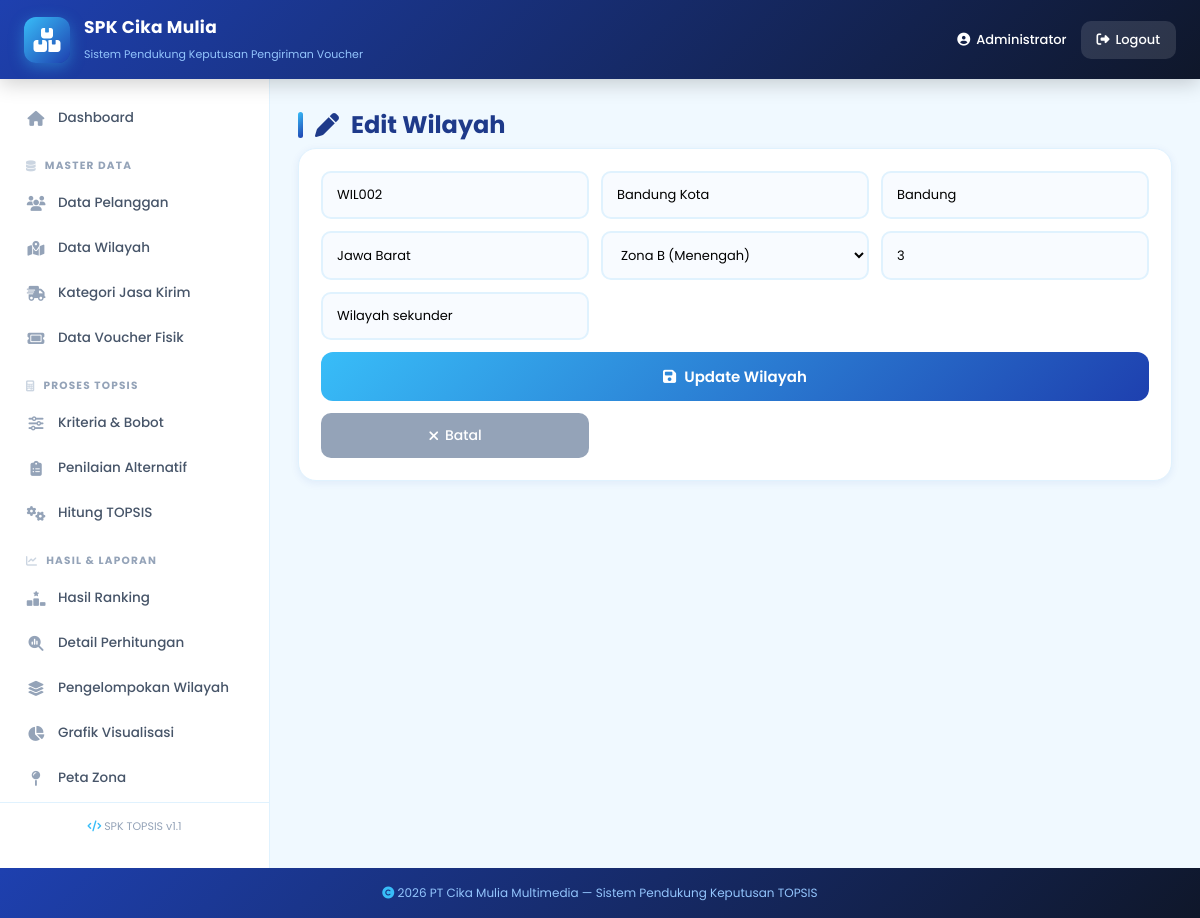
/pages/edit_wilayah.php?id=2 (signed in), run on the app's committed database.
### tables this page shows
CREATE TABLE wilayah (
    id INT AUTO_INCREMENT PRIMARY KEY,
    kode_wilayah VARCHAR(20) UNIQUE,
    nama_wilayah VARCHAR(100) NOT NULL,
    kota VARCHAR(50),
    provinsi VARCHAR(50),
    zona ENUM('Zona A (Prioritas)','Zona B (Menengah)','Zona C (Reguler)') DEFAULT 'Zona C (Reguler)',
    estimasi_hari INT DEFAULT 3,
    keterangan TEXT,
    created_at TIMESTAMP DEFAULT CURRENT_TIMESTAMP
);

### pages/edit_wilayah.php (the view, shortened to what this page needs)
<?php
include '../config/koneksi.php';
$id = intval($_GET['id'] ?? 0);
$d  = mysqli_fetch_assoc(mysqli_query($koneksi, "SELECT * FROM wilayah WHERE id = $id"));
include '../templates/header.php';
?>
<div class="layout">
  <?php include '../templates/sidebar.php'; ?>
  <main class="content">
    <h2 class="page-title"><i class="fas fa-pen"></i> Edit Wilayah</h2>
    <div class="form-card">
      <form action="../proses/update_wilayah.php" method="POST" class="form-grid">
        <input type="text" name="kode_wilayah" value="<?= $d['kode_wilayah'] ?>" required>
        <input type="text" name="nama_wilayah" value="<?= $d['nama_wilayah'] ?>" required>
        <input type="text" name="kota" value="<?= $d['kota'] ?>" required>
        <input type="text" name="provinsi" value="<?= $d['provinsi'] ?>" required>
        <select name="zona" required>
          <option value="Zona B (Menengah)" <?= $d['zona']=='Zona B (Menengah)'?'selected':'' ?>>Zona B (Menengah)</option>
        </select>
        <input type="number" name="estimasi_hari" value="<?= $d['estimasi_hari'] ?>" required>
        <input type="text" name="keterangan" value="<?= $d['keterangan'] ?>">
        <button class="btn-primary" type="submit">
          <i class="fas fa-save"></i> Update Wilayah
        </button>
        <a href="wilayah.php" class="btn-secondary">
          <i class="fas fa-xmark"></i> Batal
        </a>
      </form>
    </div>
  </main>
</div>
<?php include '../templates/footer.php'; ?>

### assets/css/style.css (style rules this page uses)
* { margin: 0; padding: 0; box-sizing: border-box; font-family: 'Poppins', 'Segoe UI', sans-serif; }
:root { --biru-muda: #e0f2fe; --biru-sky: #38bdf8; --biru-mid: #0ea5e9; --biru-tua: #1e40af; --biru-navy: #1e3a8a; --grad-1: linear-gradient(135deg, #38bdf8 0%, #1e40af 100%); --grad-2: linear-gradient(135deg, #bae6fd 0%, #38bdf8 100%); --grad-3: linear-gradient(135deg, #1e40af 0%, #0f172a 100%); --grad-4: linear-gradient(135deg, #0ea5e9 0%, #0284c7 100%); --shadow-sm: 0 2px 8px rgba(30, 64, 175, 0.08); --shadow: 0 4px 15px rgba(30, 64, 175, 0.15); --shadow-lg: 0 10px 30px rgba(30, 64, 175, 0.2); }
body { background: #f0f9ff; color: #1e293b; min-height: 100vh; }
.btn-primary { width: 100%; padding: 13px; border: none; border-radius: 12px; background: var(--grad-1); color: #fff; font-weight: 600; font-size: 15px; cursor: pointer; transition: .3s; display: flex; align-items: center; justify-content: center; gap: 8px; font-family: inherit; }
.layout { display: flex; min-height: calc(100vh - 74px); }
.content { flex: 1; padding: 28px; overflow-x: auto; }
.page-title { font-size: 24px; color: var(--biru-navy); margin-bottom: 6px; font-weight: 700; display: flex; align-items: center; gap: 12px; }
.page-title::before { content: ''; width: 5px; height: 26px; background: var(--grad-1); border-radius: 3px; }
.form-card, .table-card, .info-box { background: #fff; padding: 22px; border-radius: 18px; box-shadow: var(--shadow-sm); margin-bottom: 22px; border: 1px solid #e0f2fe; }
.form-grid { display: grid; grid-template-columns: repeat(auto-fit, minmax(200px, 1fr)); gap: 12px; }
.form-grid input, .form-grid select { padding: 12px 14px; border: 2px solid #e0f2fe; border-radius: 10px; font-size: 13px; transition: .3s; background: #f8fbff; font-family: inherit; }
.form-grid button { grid-column: 1 / -1; }
.btn-secondary { background: #94a3b8; color: #fff; padding: 12px 20px; border-radius: 10px; text-decoration: none; text-align: center; font-size: 14px; font-weight: 500; display: inline-flex; align-items: center; justify-content: center; gap: 6px; transition: .2s; }

### data on the page
wilayah: kode_wilayah "WIL002", nama_wilayah "Bandung Kota", kota "Bandung", provinsi "Jawa Barat", zona "Zona B (Menengah)", estimasi_hari "3", keterangan "Wilayah sekunder"

### other printed values
$_SESSION['nama'] "Administrator"
